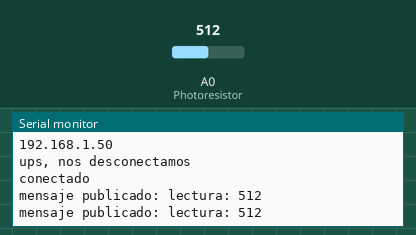
Simulated run of this sketch. Board: ESP8266 (NodeMCU). On the bench: the last lines printed to the serial monitor. The inputs (shaded band) are chosen by the test bench; at power-on: A0 (Photoresistor) = 512. WiFi joins after 1.5 s; servers stay silent unless stated; random numbers use the default seed unless the sketch sets one; no MQTT or app messages arrive unless stated.

Above: at 2.7 s.
2.8 s: A0 (Photoresistor) set to 716
At 4.1 s:
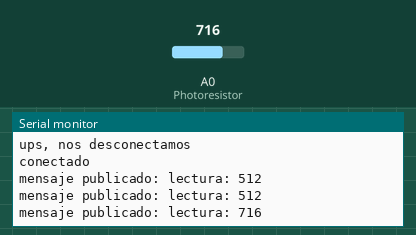
4.3 s: A0 (Photoresistor) set to 900
At 5.4 s:
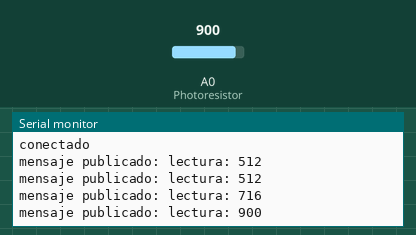
Timing chart, 0 to 7.3 s (numbered marks = the images above; inputs shaded):
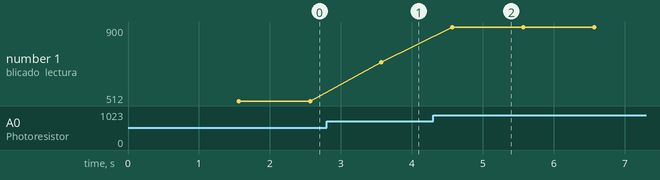

The sketch:

mqtt_esp8266.ino
```cpp
#include <ESP8266WiFi.h>
#include <PubSubClient.h>
#define Photoresistor A0
char valor [13];
String stvalor;

const char* ssid = "realme";
const char* password = "12011201";
const char* mqtt_server = "broker.emqx.io";
const char* topicoS = "ufpstest";


WiFiClient espClient;
PubSubClient client(espClient);


void setup_wifi() {

  delay(10);
  Serial.println();
  Serial.print("Connectando a: ");
  Serial.println(ssid);

  WiFi.mode(WIFI_STA);
  WiFi.begin(ssid, password);

  while (WiFi.status() != WL_CONNECTED) {
    delay(500);
    Serial.print(".");
  }

  Serial.println("");
  Serial.println("WiFi connectado");
  Serial.println("IP: ");
  Serial.println(WiFi.localIP());
}

void reconnect() {

  while (!client.connected()) {
    Serial.println("ups, nos desconectamos");
    String clientId = "ufps";
    clientId += String(random(0xffff), HEX);
    if (client.connect(clientId.c_str())) {
      Serial.println("conectado");
      client.publish(topicoS, valor);

    } else {

      Serial.print("error, rc=");
      Serial.print(client.state());
      Serial.println(" intentemos de nuevo en 3 segundos");
      delay(3000);

    }
  }
}

void setup() {
  Serial.begin(115200);
  setup_wifi();
  client.setServer(mqtt_server, 1883);

}

void loop() {

  stvalor = "lectura: ";
  stvalor+=analogRead(Photoresistor);
  stvalor.toCharArray(valor,13);

  if (!client.connected()) {
    reconnect();
  }
  client.loop();

  Serial.print("mensaje publicado: ");
  Serial.println(valor);
  client.publish(topicoS, valor);
  delay(1000);
}
```

Measured:
- after the input at 2.8 s, the serial monitor: prints a new line after 0.77 s (image 1)
- after the input at 4.3 s, the serial monitor: prints a new line after 0.27 s (image 2)
- plotted number 1: 512 → 716 after the input at 2.8 s, 716 → 900 after the input at 4.3 s
